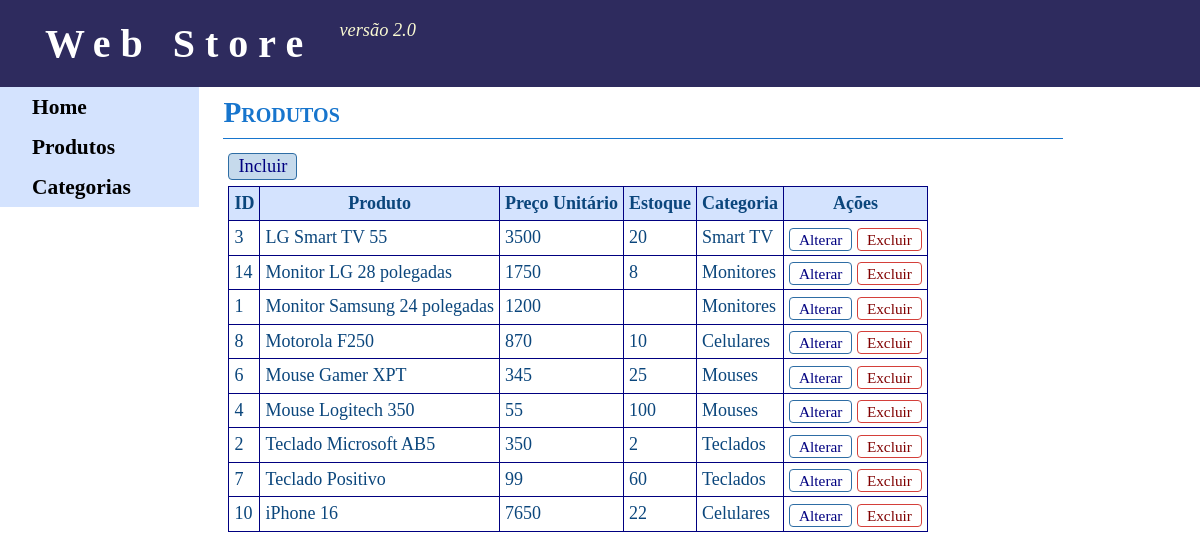
The page /produtos/ on the database as committed earlier.
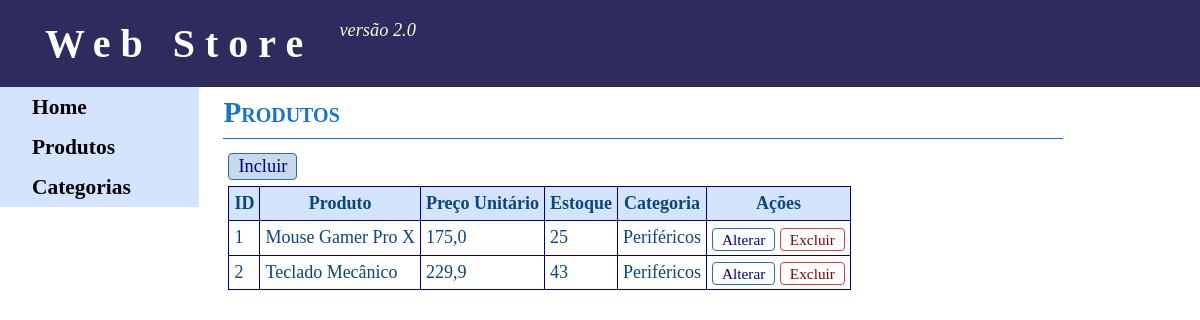
The same page on the database as committed later.
### app/models.py (models this page shows)
class Produto(models.Model):
    descricao = models.CharField(max_length=100)
    preco_unitario = models.FloatField()
    quantidade_estoque = models.IntegerField(null=True, blank=True)
    categoria = models.ForeignKey(Categoria, on_delete=models.CASCADE)
    class Meta:
        db_table = 'Produto'

### app/views.py (the view, shortened to what this page needs)
# urls.py: path('produtos/', views.produtos, name='produtos'),
def produtos(request, acao=None, id=None):
    try:
        dao_produto = ProdutoDAO()
        dao_categoria = CategoriaDAO() # Necessário para o formulário de edição
        if acao is None:
            registros = dao_produto.selecionar_todos()
            return render(request, 'produtos_listar.html', context={'registros': registros})
        elif acao == 'incluir':
            categorias_list = dao_categoria.selecionar_todos()
            return render(request, 'produtos_editar.html', {'acao': 'Inclusão', 'categorias': categorias_list})
        elif acao in ['alterar', 'excluir']:
            obj = dao_produto.selecionar_um(id)
            categorias_list = dao_categoria.selecionar_todos()
            acao_display = 'Alteração' if acao == 'alterar' else 'Exclusão'
            return render(request, 'produtos_editar.html',
                          {'acao': acao_display, 'obj': obj, 'categorias': categorias_list})
        else:
            raise Exception('Ação inválida')
    except Exception as err:
        return render(request, 'home.html', context={'ERRO': err})

### app/dao.py (called while the page is built)
    def obter_conexao(self):
        self._conexao = sqlite3.connect('arq_soft.sqlite3')
        return self._conexao

    def executar_select(self, sql) -> list[Any]:
        conexao = self.obter_conexao()
        ret = conexao.cursor().execute(sql).fetchall()
        return ret

### app/templates/produtos_listar.html
{% extends "base.html" %}
{% block titulo_pagina %}
    <h2 class="titulo_pagina">Produtos</h2>
{% endblock %}
{% block conteudo %}
    <div style="margin-left: 5px;">
        <a class="btn medium" href="{% url 'produtos' acao='incluir' %}">Incluir</a>
    </div>
    <table>
        <thead>
            <tr>
                <th class="id">ID</th>
                <th>Produto</th>
                <th>Preço Unitário</th>
                <th>Estoque</th>
                <th>Categoria</th>
                <th>Ações</th>
            </tr>
        </thead>
        <tbody>
            {% for reg in registros %}
            <tr>
                <td>{{ reg.id }}</td>
                <td>{{ reg.descricao }}</td>
                <td>{{ reg.preco_unitario }}</td>
                <td>{{ reg.quantidade_estoque|default_if_none:'' }}</td>
                <td>{{ reg.categoria.descricao }}</td>
                <td>
                    <a class="btn small" href="{% url 'produtos' acao='alterar' id=reg.id %}">Alterar</a>
                    <a class="btn-del small" href="{% url 'produtos' acao='excluir' id=reg.id %}">Excluir</a>
                </td>
            </tr>
            {% endfor %}
        </tbody>
    </table>
{% endblock %}

### app/templates/base.html (shortened to what this page needs)
{% load static %}
<!DOCTYPE html>
<html lang="pt-br">
<head>
    <link rel="stylesheet" href="{% static 'css/site.css' %}">
</head>
<body>
    <a id="a_header" href="/">
    <header>
            <h2>Web Store</h2>
            <br>
            <span style="font-size: 0.9em; margin: 0px; padding: 0px; color: lightgoldenrodyellow;">
                <i>versão 2.0</i>
            </span>
    </header>
    </a>
    <nav>
        <ul>
            <li>  <a href="{% url 'home' %}">Home</a>  </li>
            <li>  <a href="{% url 'produtos' %}">Produtos</a></li>
            <li>  <a href="{% url 'categorias'  %}">Categorias</a> </li>
        </ul>
    </nav>
    <main>
        <div id="titulo_pagina">
            {% block titulo_pagina %}{% endblock %}
        </div>
        <div id="conteudo">
            {% block conteudo %}{% endblock %}
        </div>
    </main>
</body>

### app/static/css/site.css (style rules this page uses)
* { font-family: 'Trebuchet MS'; font-size: 1.05em; margin: 0px; }
body { background-color: white; color: #0b467c; background-image: url(../imagens/barra-lateral.png); background-repeat: repeat-y; }
table { border: 1px solid navy; border-collapse: collapse; margin: 5px; }
th { background-color: #D4E3FE; }
th, td { border: 1px solid navy; padding: 1px 5px; font-size: 0.8em; }
header { background-color: #110652; background-color: #2e2b5e; background-image: url(../imagens/bach-header.png); background-repeat: no-repeat; background-position: right center; padding: 20px 20px; color: white; margin: 0px; display: flex; }
header h2 { font-size: 30pt; font-weight: bold; font-family: 'Trebuchet MS', 'Lucida Sans Unicode', 'Lucida Grande', 'Lucida Sans', Arial, sans-serif; font-family: cursive; margin: 0px 0px 0px 25px ; letter-spacing: 10px; }
main { padding: 10px 20px; margin: 0px; width: 70%; border: none; display: inline-block; line-height: 1.7em; }
main h2.titulo_pagina { margin: 0px; font-variant: small-caps; color: #1775cd; font-size: 1.5em; border-bottom: 1px solid #1775cd; margin-bottom: 10px; padding: 0px 0px 10px 0px; }
nav { border: none; display: inline-block; vertical-align: top; }
nav ul { list-style-type: none; padding: 0px; }
nav ul a { width: 179px; height: 40px; display: block; color: black; text-decoration: none; text-indent: 12px; line-height: 40px; border: none; background-color: #D4E3FE; padding: 0px 0px 0px 20px; font-weight: bold; }
.btn { display: inline-block; margin-bottom: 0; font-weight: 400; text-align: center; white-space: nowrap; vertical-align: middle; -ms-touch-action: manipulation; touch-action: manipulation; cursor: pointer; background-image: none; border: 1px solid transparent; padding: 6px 12px; font-size: 15px; line-height: 1.42857143; border-radius: 4px; -webkit-user-select: none; -moz-user-select: none; -ms-user-select: none; user-select: none; color: navy; background-color: #c6daec; border-color: #2e6da4; text-decoration: none; }
.btn-del { display: inline-block; margin-bottom: 0; font-weight: 400; text-align: center; white-space: nowrap; vertical-align: middle; -ms-touch-action: manipulation; touch-action: manipulation; cursor: pointer; background-image: none; border: 1px solid transparent; padding: 6px 12px; font-size: 15px; line-height: 1.42857143; border-radius: 4px; -webkit-user-select: none; -moz-user-select: none; -ms-user-select: none; user-select: none; color: maroon; background-color: #e2acaa; border-color: #d43f3a; text-decoration: none; }
.small { font-size: 0.85em; height: 15px; line-height: 15px; padding: 3px 9px; }
.btn.small, .btn-del.small { background-color: white; }
.medium { font-size: 0.90em; height: 19px; line-height: 19px; padding: 3px 9px; }
#a_header { text-decoration: none; color: inherit; }

Rows that differ between the two databases and show on the page:
removed Produto: id "3", descricao "LG Smart TV 55", preco_unitario "3500", quantidade_estoque "20", categoria.descricao "Smart TV"
removed Produto: id "14", descricao "Monitor LG 28 polegadas", preco_unitario "1750", quantidade_estoque "8", categoria.descricao "Monitores"
removed Produto: id "8", descricao "Motorola F250", preco_unitario "870", quantidade_estoque "10", categoria.descricao "Celulares"
removed Produto: id "6", descricao "Mouse Gamer XPT", preco_unitario "345", quantidade_estoque "25", categoria.descricao "Mouses"
removed Produto: id "4", descricao "Mouse Logitech 350", preco_unitario "55", quantidade_estoque "100", categoria.descricao "Mouses"
removed Produto: id "7", descricao "Teclado Positivo", preco_unitario "99", quantidade_estoque "60", categoria.descricao "Teclados"
removed Produto: id "10", descricao "iPhone 16", preco_unitario "7650", quantidade_estoque "22", categoria.descricao "Celulares"
changed Produto: descricao "Monitor Samsung 24 polegadas" → "Mouse Gamer Pro X"; preco_unitario "1200" → "175,0"; quantidade_estoque (not shown) → "25"; categoria.descricao "Monitores" → "Periféricos"
changed Produto: descricao "Teclado Microsoft AB5" → "Teclado Mecânico"; preco_unitario "350" → "229,9"; quantidade_estoque "2" → "43"; categoria.descricao "Teclados" → "Periféricos"
